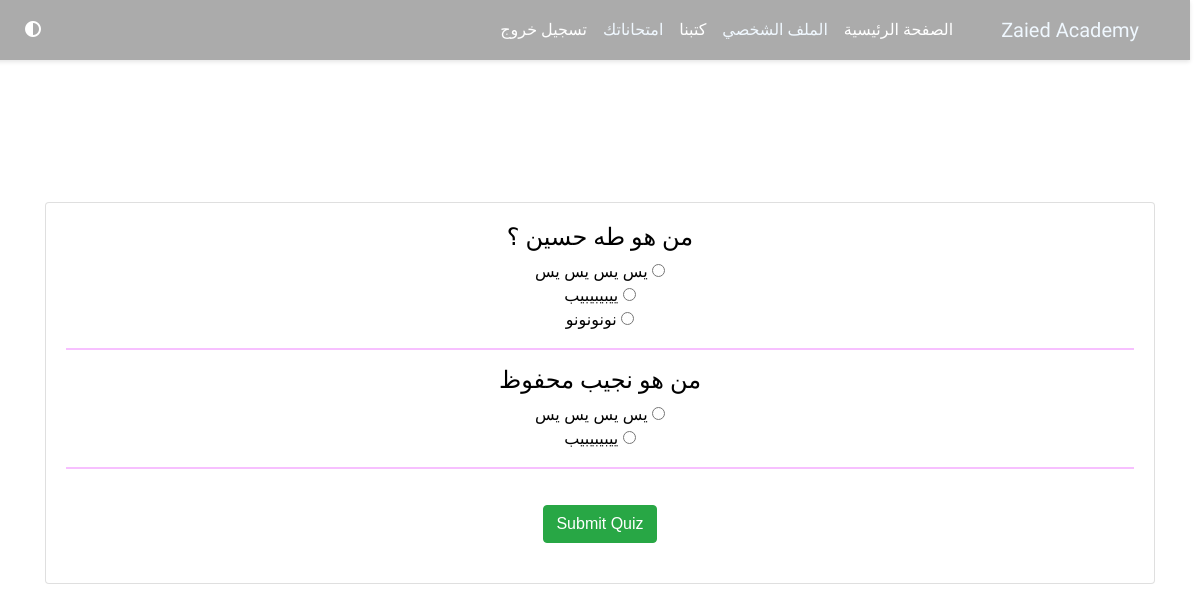
Page /quizs/quiz/2/ (signed in) on the committed database.
### Qiuzs/models.py (models this page shows, shortened)
class Question(models.Model):
    category = models.ForeignKey(Category, on_delete=models.CASCADE, null=True, blank=True)
    lesson = models.ForeignKey(Lesson, on_delete=models.CASCADE, null=True, blank=True)
    grade = models.ForeignKey(Grade, on_delete=models.CASCADE, null=True, blank=True)
    text = models.CharField(max_length=255)  # نص السؤال
    created_at = models.DateTimeField(auto_now_add=True)
    def __str__(self):
        return self.text

class Choice(models.Model):
    question = models.ForeignKey(Question, on_delete=models.CASCADE, related_name='choices')
    text = models.CharField(max_length=255)  # نص الاختيار
    is_correct = models.BooleanField(default=False)  # يشير إذا كان الاختيار صحيحًا

### LP_app/decorators.py (the view)
    def _wrapped_view(request, *args, **kwargs):
        if request.user.is_anonymous:
            return redirect('landing')
        else:
            try:
                subscription = Subscription.objects.get(user=request.user)
                if not subscription.is_active():
                    return redirect('subscribe')  # توجيه المستخدم إلى صفحة الاشتراك إذا لم يكن الاشتراك مفعلًا
            except Subscription.DoesNotExist:
                return redirect('subscribe')  # توجيه المستخدم إلى صفحة الاشتراك إذا لم يكن هناك اشتراك
            return view_func(request, *args, **kwargs)

### LP_app/context_processor.py (called while the page is built)
def subscription_status(request):
    if request.user.is_authenticated:
        try:
            status = Subscription.objects.get(user=request.user)
        except Subscription.DoesNotExist:
            status = False
    else:
        status = False
    return {
        'status': status,
    }

### Subscription/models.py (called while the page is built)
    def is_active(self):
        return self.end_date and self.end_date >= timezone.now()+ timedelta(hours=2)    # استخدم timezone.now()

### templates/Quizs/take_quiz.html (shortened to what this page needs)
{% extends 'base.html' %}
{% block content %}
<div class="card">
    {% if questions %}
    <form method="POST" style="padding: 20px;">
        {% for question in questions %}
            <h4>{{ question.text }}</h4>
            {% for choice in question.choices.all %}
                <input type="radio" name="{{ question.id }}" value="{{ choice.id }}">
                {{ choice.text }}<br>
            {% endfor %}
            <hr>
        {% endfor %}
        <button type="submit" class="btn btn-success" style="margin: 20px;">Submit Quiz</button>
    </form>
    {% endif %}
</div>
{%endblock%}

### static/css/style.css (style rules this page uses)
body { transition: background-color 0.3s, color 0.3s; font-family: "Almarai", sans-serif; padding: 10px; }
body.light-theme { background-color: rgb(255, 255, 255); color: #000000; }
body.light-theme .card { background-color: rgb(255, 255, 255); color: #000000; }
body { margin: 0; font-family: 'Arial', sans-serif; background-color: #ffffff; color: #333333; text-align: center; }
button { position: relative; padding: 10px 20px; border: none; border-radius: 50px; font-size: 2em; cursor: pointer; font-family: "Almarai", sans-serif; }
hr { border: 1px solid #E207FF; background-color: #c507ff; }
h1,h2,h3,h4,h5,h6,p { font-family: "Almarai", sans-serif; }

### rows in the picture
Question: text "من هو طه حسين ؟"
Choice: text "يس يس يس يس"
Choice: text "ييبيبيبيب"
Choice: text "نونونونو"
Question: text "من هو نجيب محفوظ"
Choice: text "يس يس يس يس"
Choice: text "ييبيبيبيب"
